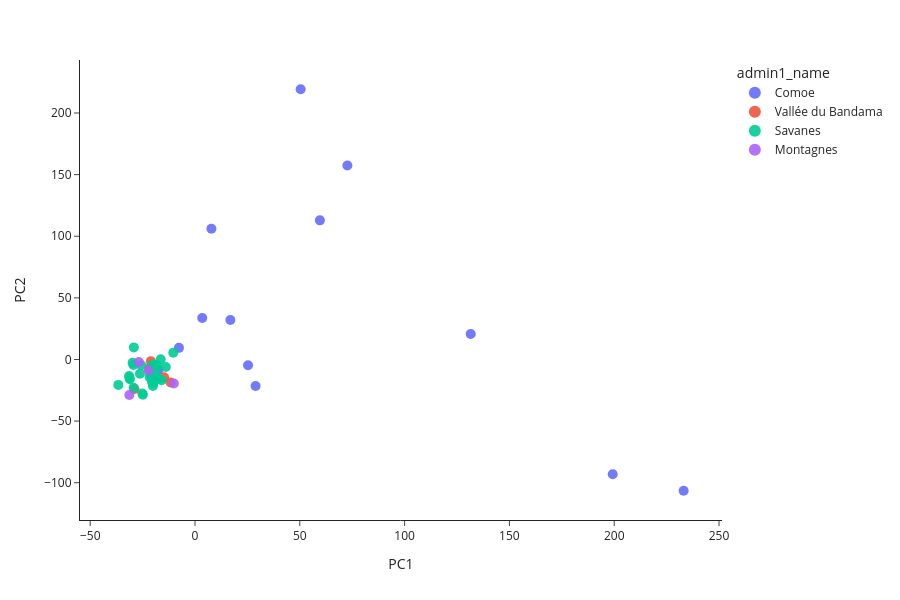

The code cell stored with this chart in its notebook:
### Code cell
ag3.plot_pca_coords(
    cdi_pca_df,
    color="admin1_name",
)

### Figure 1 — Plotly figure (JSON) as saved in the notebook; plotly's stock layout.template omitted (floating-point values rounded to 4 significant figures; data arrays with more than 128 entries replaced by an {"elided": "..."} marker saying what was removed)
{"data": [{"customdata": {"elided": "13x11 mixed values"}, "hovertemplate": "<b>%{hovertext}</b><br><br>admin1_name=%{customdata[6]}<br>PC1=%{x}<br>PC2=%{y}<br>sample_id=%{customdata[0]}<br>partner_sample_id=%{customdata[1]}<br>sample_set=%{customdata[2]}<br>taxon=%{customdata[3]}<br>country=%{customdata[4]}<br>admin1_iso=%{customdata[5]}<br>admin2_name=%{customdata[7]}<br>location=%{customdata[8]}<br>year=%{customdata[9]}<br>month=%{customdata[10]}<extra></extra>", "hovertext": ["VBS20399-5567STDY7801202", "VBS20400-5567STDY7801203", "VBS20402-5567STDY7801205", "VBS20404-5567STDY7801207", "VBS20412-5567STDY7801214", "VBS20413-5567STDY7801215", "VBS20414-5567STDY7801216", "VBS20420-5567STDY7801222", "VBS20430-5567STDY7801232", "VBS20438-5567STDY7801239", "VBS51516-6658STDY11245919", "VBS51525-6658STDY11245929", "VBS51527-6658STDY11245931"], "legendgroup": "Comoe", "marker": {"color": "#636EFA", "opacity": 0.9, "size": 10, "symbol": "circle"}, "mode": "markers", "name": "Comoe", "orientation": "v", "showlegend": true, "type": "scatter", "x": [28.9, -17.42, 72.7, 233.1, 59.58, 50.41, 25.3, 3.446, 131.5, 199.3, 16.87, -7.656, 7.82], "xaxis": "x", "y": [-21.48, -8.495, 157.4, -106.5, 112.9, 219.3, -4.724, 33.63, 20.61, -93.09, 32.01, 9.435, 106.1], "yaxis": "y"}, {"customdata": [["VBS51433-6658STDY11245851", "BOC1-4C(20+)", "1279-VO-CI-KOFFI-VMF00173", "gambiae", "Cote d'Ivoire", "CI-VB", "Vallée du Bandama", "Gbeke", "Bouake", 2020, 7], ["VBS51683-6658STDY11246080", "BOC4-4A(1041+)", "1279-VO-CI-KOFFI-VMF00173", "gambiae", "Cote d'Ivoire", "CI-VB", "Vallée du Bandama", "Gbeke", "Bouake", 2020, 11], ["VBS51686-6658STDY11246083", "BOC4-4D(1048+)", "1279-VO-CI-KOFFI-VMF00173", "gambiae", "Cote d'Ivoire", "CI-VB", "Vallée du Bandama", "Gbeke", "Bouake", 2020, 11], ["VBS51691-6658STDY11246087", "BOC4-5A(1069+)", "1279-VO-CI-KOFFI-VMF00173", "gambiae", "Cote d'Ivoire", "CI-VB", "Vallée du Bandama", "Gbeke", "Bouake", 2020, 11], ["VBS51700-6658STDY11246092", "BOC4-6B(1134+)", "1279-VO-CI-KOFFI-VMF00173", "gambiae", "Cote d'Ivoire", "CI-VB", "Vallée du Bandama", "Gbeke", "Bouake", 2020, 11], ["VBS51727-6658STDY11246115", "SAC4-9E (1263+)", "1279-VO-CI-KOFFI-VMF00173", "gambiae", "Cote d'Ivoire", "CI-VB", "Vallée du Bandama", "Gbeke", "Sakassou", 2020, 11]], "hovertemplate": "<b>%{hovertext}</b><br><br>admin1_name=%{customdata[6]}<br>PC1=%{x}<br>PC2=%{y}<br>sample_id=%{customdata[0]}<br>partner_sample_id=%{customdata[1]}<br>sample_set=%{customdata[2]}<br>taxon=%{customdata[3]}<br>country=%{customdata[4]}<br>admin1_iso=%{customdata[5]}<br>admin2_name=%{customdata[7]}<br>location=%{customdata[8]}<br>year=%{customdata[9]}<br>month=%{customdata[10]}<extra></extra>", "hovertext": ["VBS51433-6658STDY11245851", "VBS51683-6658STDY11246080", "VBS51686-6658STDY11246083", "VBS51691-6658STDY11246087", "VBS51700-6658STDY11246092", "VBS51727-6658STDY11246115"], "legendgroup": "Vallée du Bandama", "marker": {"color": "#EF553B", "opacity": 0.9, "size": 10, "symbol": "circle"}, "mode": "markers", "name": "Vallée du Bandama", "orientation": "v", "showlegend": true, "type": "scatter", "x": [-28.84, -21.07, -21.93, -11.66, -14.75, -20.42], "xaxis": "x", "y": [-24.02, -1.345, -7.385, -18.6, -14.51, -14.18], "yaxis": "y"}, {"customdata": {"elided": "27x11 mixed values"}, "hovertemplate": "<b>%{hovertext}</b><br><br>admin1_name=%{customdata[6]}<br>PC1=%{x}<br>PC2=%{y}<br>sample_id=%{customdata[0]}<br>partner_sample_id=%{customdata[1]}<br>sample_set=%{customdata[2]}<br>taxon=%{customdata[3]}<br>country=%{customdata[4]}<br>admin1_iso=%{customdata[5]}<br>admin2_name=%{customdata[7]}<br>location=%{customdata[8]}<br>year=%{customdata[9]}<br>month=%{customdata[10]}<extra></extra>", "hovertext": ["VBS51536-6658STDY11245940", "VBS51537-6658STDY11245941", "VBS51540-6658STDY11245943", "VBS51541-6658STDY11245944", "VBS51544-6658STDY11245947", "VBS51547-6658STDY11245950", "VBS51549-6658STDY11245952", "VBS51551-6658STDY11245954", "VBS51553-6658STDY11245956", "VBS51558-6658STDY11245961", "VBS51561-6658STDY11245964", "VBS51563-6658STDY11245966", "VBS51565-6658STDY11245968", "VBS51566-6658STDY11245969", "VBS51574-6658STDY11245975", "VBS51744-6658STDY11246127", "VBS51745-6658STDY11246128", "VBS51748-6658STDY11246131", "VBS51749-6658STDY11246132", "VBS51750-6658STDY11246133", "VBS51753-6658STDY11246136", "VBS51755-6658STDY11246138", "VBS51758-6658STDY11246141", "VBS51761-6658STDY11246144", "VBS51762-6658STDY11246145", "VBS51763-6658STDY11246146", "VBS51781-6658STDY11246160"], "legendgroup": "Savanes", "marker": {"color": "#00CC96", "opacity": 0.9, "size": 10, "symbol": "circle"}, "mode": "markers", "name": "Savanes", "orientation": "v", "showlegend": true, "type": "scatter", "x": [-36.57, -29.3, -31.46, -18.91, -20.45, -29.19, -18.26, -24.88, -20.5, -29.35, -13.94, -20.08, -25.6, -18.91, -25.13, -16.37, -31.22, -10.37, -20.22, -26.26, -17.23, -29.77, -21.69, -31.11, -19.87, -21.01, -15.84], "xaxis": "x", "y": [-20.64, -23.01, -13.45, -13.61, -18.39, 9.793, -4.717, -28.6, -14.49, -4.406, -6.054, -21.49, -4.631, -7.961, -27.67, 0.1576, -15.07, 5.547, -4.151, -11.53, -15.6, -2.741, -14.33, -16.09, -19.27, -12.04, -16.86], "yaxis": "y"}, {"customdata": [["VBS51587-6658STDY11245986", "MAC2-11G (440)", "1279-VO-CI-KOFFI-VMF00173", "gambiae", "Cote d'Ivoire", "CI-MG", "Montagnes", "Tonkpi", "Fagnampleu", 2020, 9], ["VBS51594-6658STDY11245993", "MAC2-12F (524)", "1279-VO-CI-KOFFI-VMF00173", "gambiae", "Cote d'Ivoire", "CI-MG", "Montagnes", "Tonkpi", "Fagnampleu", 2020, 9], ["VBS51788-6658STDY11246166", "MAC5-5D (883)", "1279-VO-CI-KOFFI-VMF00173", "gambiae", "Cote d'Ivoire", "CI-MG", "Montagnes", "Tonkpi", "Fagnampleu", 2020, 12], ["VBS51806-6658STDY11246184", "MAC5-7F (1435+)", "1279-VO-CI-KOFFI-VMF00173", "gambiae", "Cote d'Ivoire", "CI-MG", "Montagnes", "Tonkpi", "Man", 2020, 12]], "hovertemplate": "<b>%{hovertext}</b><br><br>admin1_name=%{customdata[6]}<br>PC1=%{x}<br>PC2=%{y}<br>sample_id=%{customdata[0]}<br>partner_sample_id=%{customdata[1]}<br>sample_set=%{customdata[2]}<br>taxon=%{customdata[3]}<br>country=%{customdata[4]}<br>admin1_iso=%{customdata[5]}<br>admin2_name=%{customdata[7]}<br>location=%{customdata[8]}<br>year=%{customdata[9]}<br>month=%{customdata[10]}<extra></extra>", "hovertext": ["VBS51587-6658STDY11245986", "VBS51594-6658STDY11245993", "VBS51788-6658STDY11246166", "VBS51806-6658STDY11246184"], "legendgroup": "Montagnes", "marker": {"color": "#AB63FA", "opacity": 0.9, "size": 10, "symbol": "circle"}, "mode": "markers", "name": "Montagnes", "orientation": "v", "showlegend": true, "type": "scatter", "x": [-22.19, -26.81, -10.1, -31.34], "xaxis": "x", "y": [-8.988, -1.991, -19.51, -28.85], "yaxis": "y"}], "layout": {"height": 600, "legend": {"itemsizing": "constant", "title": {"text": "admin1_name"}, "tracegroupgap": 0}, "margin": {"t": 60}, "width": 900, "xaxis": {"anchor": "y", "autorange": true, "domain": [0, 1], "range": [-54.92, 251.5], "title": {"text": "PC1"}, "type": "linear"}, "yaxis": {"anchor": "x", "autorange": true, "domain": [0, 1], "range": [-130.3, 243.0], "title": {"text": "PC2"}, "type": "linear"}}}
